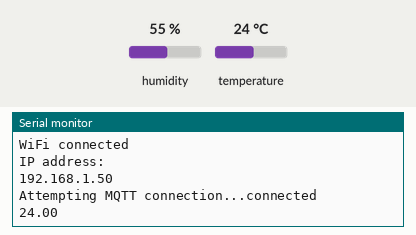
Recording of a sketch running on a simulated ESP8266 (NodeMCU). Shown: the last lines printed to the serial monitor. The inputs (shaded band) are chosen by the test bench; at power-on: temperature 24 °C, humidity 55 %. WiFi joins after 1.5 s; servers stay silent unless stated; no MQTT or app messages arrive unless stated.

Above: at 2.7 s.
2.8 s: temperature set to 12 °C
At 3.9 s:
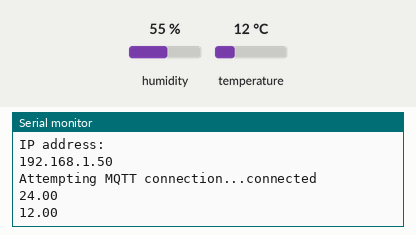
4.3 s: temperature set to 19 °C
At 6.9 s:
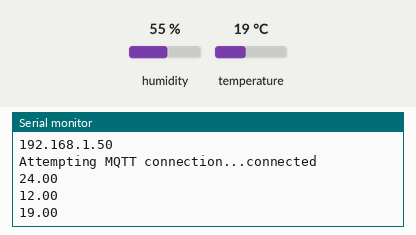
Timing chart, 0 to 8.4 s (numbered marks = the images above; inputs shaded):
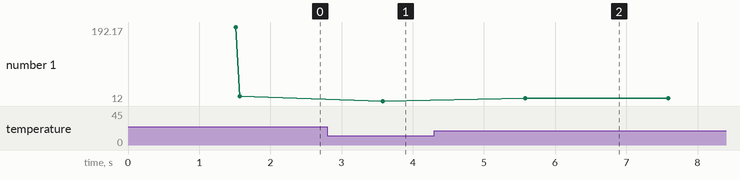

Measured:
- after the input at 2.8 s, the serial monitor: prints a new line after 0.78 s (image 1)
- after the input at 4.3 s, the serial monitor: prints a new line after 1.3 s (image 2)
- plotted number 1: 24 → 12 after the input at 2.8 s, 12 → 19 after the input at 4.3 s

The sketch:

dev.iotstarter.vn_DHT22.ino
```cpp
/*
 * @MQTT_FreeBoard.ino
 * @author: doanthevinh1991@gmail.com
 * @Organization: Maker Hanoi
 *
 * This program make ESP8266 used as an MQTT Client
 * connect to mqtt broker and send data to specific topic
 * and display data on the server by using FreeBoard
 */

#include <ESP8266WiFi.h>
#include <PubSubClient.h>
#include <SimpleTimer.h>
#include <DHT.h>
#define DHTPIN 02 //pin gpio 02 - D4 in NodeMCU 12E in sensor
#define DHTTYPE DHT22   // DHT 22 Change this if you have a DHT11
DHT dht(DHTPIN, DHTTYPE);
// Thông tin Wifi
const char* ssid = "Maker Ha Noi";
const char* password = "makerhanoi123";

const char* mqtt_server = "dev.iotstarter.vn"; // Thông tin MQTT Broker Maker Hanoi đang deploy

// Thông tin tin clientID, publishing, subcribing topic. ClientID nên là duy nhất trong tất cả các ứng dụng
// Thay đổi thông tin ở đây tương ứng với thông tin các bạn muốn
const char* clientID = "b3098a8f-ce26-40a6-8ea5-761f30531c1e";

const char* outTopic = "public/esp/b3098a8f-ce26-40a6-8ea5-761f30531c1e/device_out";
const char* inTopic = "public/esp/b3098a8f-ce26-40a6-8ea5-761f30531c1e/device_in";

// Generally, you should use "unsigned long" for variables that hold time
unsigned long previousMillis = 0;        // will store last temp was read
const long interval = 2000;              // interval at which to read sensor

WiFiClient espClient;
PubSubClient client(espClient);
char msg[50];
int count = 0;
String send_str;

// Hàm kết nối Wifi
void setup_wifi() {

  delay(10);
  // We start by connecting to a WiFi network
  Serial.println();
  Serial.print("Connecting to ");
  Serial.println(ssid);

  WiFi.begin(ssid, password);

  while (WiFi.status() != WL_CONNECTED) {
    delay(500);
    Serial.print(".");
  }

  Serial.println("");
  Serial.println("WiFi connected");
  Serial.println("IP address: ");
  Serial.println(WiFi.localIP());
}

// Hàm call back được gọi khi nhận được thông tin từ subcribing topic
// Trong ứng dụng demo này thì chưa xử lý gì thông tin nhận được
void callback(char* topic, byte* payload, unsigned int length) {
  // do nothing here

}

// Reconnect đến MQTT Broker
void reconnect() {
  // Loop until we're reconnected
  while (!client.connected()) {
    Serial.print("Attempting MQTT connection...");
    // Attempt to connect
    if (client.connect(clientID)) {
      Serial.println("connected");
      // Once connected, publish an announcement...
      client.publish(outTopic, clientID);
      // ... and resubscribe
      client.subscribe(inTopic);
    }
    else {
      Serial.print("failed, rc=");
      Serial.print(client.state());
      Serial.println(" try again in 5 seconds");
      // Wait 5 seconds before retrying
      delay(5000);
    }
  }
}

void publishValue() {
//  count++;
//  dtostrf(count, 2, 2, msg);
  float h = dht.readHumidity();
//  Serial.println(h);
  float t = dht.readTemperature();
  dtostrf(t, 2, 2, msg);
//   tmp_str = msg;
  // Format du lieu: "D0;D1;..;D10;A0"
  send_str = "";
  for (int i = 0; i <= 10; i++) {
    send_str+="0;";
    // send_str+= digitalReaad(0).toChar();
  }
  send_str += msg;
  Serial.println(msg);
  send_str.toCharArray(msg, 50);
  client.publish(outTopic, msg);
  delay(2000);
}

void setup() {
  Serial.begin(115200);
  setup_wifi();
  client.setServer(mqtt_server, 1883);
  client.setCallback(callback);
}

void loop() {
  if (!client.connected()) {
    reconnect();
  }
  publishValue();
  client.loop();
}
```
